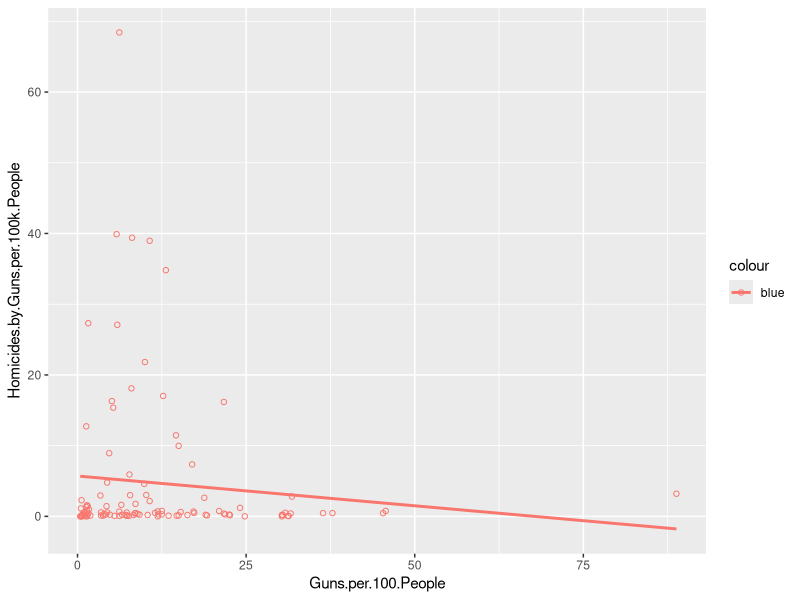

Generate this figure with R:
library('ggplot2')
library('ggthemes')

data <- read.csv(file='scrapers/guns-wopo/gun-ownership-wopo.csv', sep=',', head=TRUE) #nRows=, nrows=5000
# data[order(-data$Population),]
# data <- head(data, 50)
# data$stroke_count <- as.numeric(as.character(data$stroke_count))

plot <- ggplot(data, aes(x=Guns.per.100.People, y=Homicides.by.Guns.per.100k.People, color='blue'), alpha=0.6) +
        geom_point(shape=1) +
        geom_smooth(method=lm, se=FALSE)

  # geom_point(aes(x=Average.Class.Size, y=hsk_level), color = 'red', alpha=0.2) + +

print(plot)
